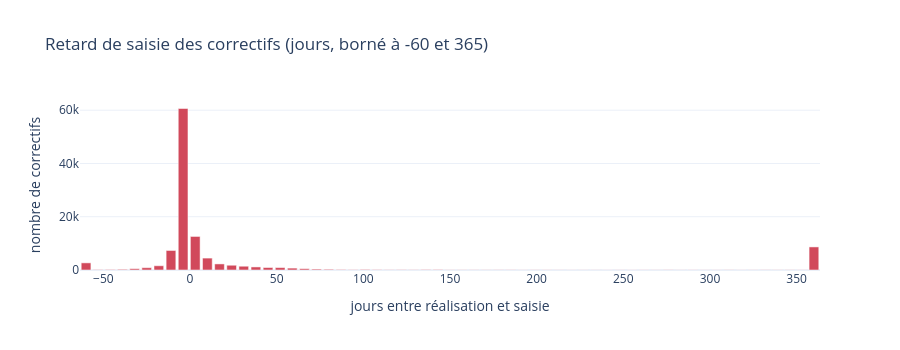

Here is the notebook cell this chart was saved with:
### Markdown cell above
### Description de l'étape


- `dateDebutPrevue` : date réelle de l'intervention, donc **date de la panne** ;
- `dateCreation` : date de **saisie** dans la GMAO, donc date à partir de laquelle l'OT est **connu**.

On compare les deux pour les correctifs : étendue, retard de saisie, et nombre de correctifs par mois selon chaque date.

### Code cell
corr = df[df["CORRECT"] == 1].copy()
print(df[[DATE_COL, SAISIE_COL]].agg(["min", "max"]).T)

corr["retard_jours"] = (corr[SAISIE_COL] - corr[DATE_COL]).dt.days
print("\nRetard de saisie des correctifs (jours) :")
print(corr["retard_jours"].describe(percentiles=[.25, .5, .75, .9, .99]).round(0).to_string())
meme = (corr[SAISIE_COL].dt.to_period("M") == corr[DATE_COL].dt.to_period("M")).mean()
print(f"\nSaisis le même mois que la réalisation : {meme:.1%} | saisis avant la réalisation : {(corr['retard_jours'] < 0).mean():.1%}")

r = corr["retard_jours"].clip(-60, 365)
h, b = np.histogram(r, bins=np.arange(-60, 372, 7))
fig = go.Figure(go.Bar(x=b[:-1], y=h, marker_color=COUL_OT[1]))
fig.update_layout(title="Retard de saisie des correctifs (jours, borné à -60 et 365)", template=TEMPLATE,
                  height=350, xaxis_title="jours entre réalisation et saisie", yaxis_title="nombre de correctifs")
fig.show()

### Figure 1 — Plotly figure (JSON) as saved in the notebook; plotly's stock layout.template omitted (floating-point values rounded to 4 significant figures)
{"data": [{"marker": {"color": "#d1495b"}, "type": "bar", "x": [-60, -53, -46, -39, -32, -25, -18, -11, -4, 3, 10, 17, 24, 31, 38, 45, 52, 59, 66, 73, 80, 87, 94, 101, 108, 115, 122, 129, 136, 143, 150, 157, 164, 171, 178, 185, 192, 199, 206, 213, 220, 227, 234, 241, 248, 255, 262, 269, 276, 283, 290, 297, 304, 311, 318, 325, 332, 339, 346, 353, 360], "y": [2679, 120, 168, 253, 494, 867, 1596, 7334, 60638, 12596, 4473, 2284, 1787, 1420, 1148, 931, 903, 710, 495, 336, 262, 184, 98, 204, 118, 81, 100, 78, 149, 147, 61, 58, 65, 57, 68, 70, 41, 55, 51, 46, 36, 41, 41, 34, 46, 39, 49, 46, 69, 43, 49, 42, 40, 61, 38, 46, 62, 52, 60, 49, 8666]}], "layout": {"height": 350, "title": {"text": "Retard de saisie des correctifs (jours, borné à -60 et 365)"}, "xaxis": {"title": {"text": "jours entre réalisation et saisie"}}, "yaxis": {"title": {"text": "nombre de correctifs"}}}}
